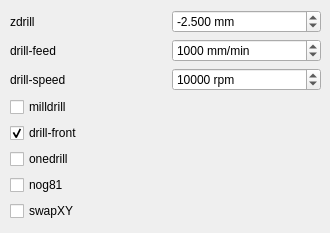
    <widget class="QWidget" name="drillTab">
     <attribute name="title">
      <string>Drill</string>
     </attribute>
     <widget class="QWidget" name="formLayoutWidget_2">
      <property name="geometry">
       <rect>
        <x>10</x>
        <y>10</y>
        <width>311</width>
        <height>214</height>
       </rect>
      </property>
      <layout class="QGridLayout" name="drillGridLayout">
       <property name="horizontalSpacing">
        <number>12</number>
       </property>
       <property name="verticalSpacing">
        <number>6</number>
       </property>
       <item row="0" column="0">
        <widget class="QLabel" name="zdrillLabel">
         <property name="toolTip">
          <string>&lt;html&gt;&lt;head/&gt;&lt;body&gt;&lt;p&gt;Z value down to which will be drilled&lt;/p&gt;&lt;/body&gt;&lt;/html&gt;</string>
         </property>
         <property name="text">
          <string>zdrill</string>
         </property>
        </widget>
       </item>
       <item row="4" column="0">
        <widget class="QCheckBox" name="drillfrontCheckBox">
         <property name="toolTip">
          <string>&lt;html&gt;&lt;head/&gt;&lt;body&gt;&lt;p&gt;Use the coordinates of the front side for drilling instead of the coordinates of the back side&lt;/p&gt;&lt;/body&gt;&lt;/html&gt;</string>
         </property>
         <property name="text">
          <string>drill-front</string>
         </property>
         <property name="checked">
          <bool>true</bool>
         </property>
        </widget>
       </item>
       <item row="3" column="0">
        <widget class="QCheckBox" name="milldrillCheckBox">
         <property name="toolTip">
          <string>&lt;html&gt;&lt;head/&gt;&lt;body&gt;&lt;p&gt;If milldrill is given, the milling head will be used to drill the holes in the PCB. Holes up to the size of the milling head will be drilled regularly (possibly creating a bigger hole than intended), the other holes are created by moving the head in circles using the feed and infeed parameters used in cutting&lt;/p&gt;&lt;p&gt;Remember that you have to set also &amp;quot;outline&amp;quot; parameters if you set this option&lt;/p&gt;&lt;/body&gt;&lt;/html&gt;</string>
         </property>
         <property name="layoutDirection">
          <enum>Qt::LeftToRight</enum>
         </property>
         <property name="text">
          <string>milldrill</string>
         </property>
         <property name="checked">
          <bool>false</bool>
         </property>
        </widget>
       </item>
       <item row="2" column="0">
        <widget class="QLabel" name="drillspeedLabel">
         <property name="toolTip">
          <string>&lt;html&gt;&lt;head/&gt;&lt;body&gt;&lt;p&gt;Spindle speed during drilling&lt;/p&gt;&lt;/body&gt;&lt;/html&gt;</string>
         </property>
         <property name="text">
          <string>drill-speed</string>
         </property>
        </widget>
       </item>
       <item row="1" column="0">
        <widget class="QLabel" name="drillfeedLabel">
         <property name="toolTip">
          <string>&lt;html&gt;&lt;head/&gt;&lt;body&gt;&lt;p&gt;Feed rate for drilling (vertical speed)&lt;/p&gt;&lt;/body&gt;&lt;/html&gt;</string>
         </property>
         <property name="text">
          <string>drill-feed</string>
         </property>
        </widget>
       </item>
       <item row="0" column="1">
        <widget class="QDoubleSpinBox" name="zdrillDoubleSpinBox">
         <property name="toolTip">
          <string>&lt;html&gt;&lt;head/&gt;&lt;body&gt;&lt;p&gt;Z value down to which will be drilled&lt;/p&gt;&lt;/body&gt;&lt;/html&gt;</string>
         </property>
         <property name="suffix">
          <string> mm</string>
         </property>
         <property name="decimals">
          <number>3</number>
         </property>
         <property name="minimum">
          <double>-1000.000000000000000</double>
         </property>
         <property name="maximum">
          <double>0.000000000000000</double>
         </property>
         <property name="singleStep">
          <double>0.050000000000000</double>
         </property>
         <property name="value">
          <double>-2.500000000000000</double>
         </property>
        </widget>
       </item>
       <item row="5" column="0">
        <widget class="QCheckBox" name="onedrillCheckBox">
         <property name="toolTip">
          <string>&lt;html&gt;&lt;head/&gt;&lt;body&gt;&lt;p&gt;Use only one drill bit size&lt;/p&gt;&lt;/body&gt;&lt;/html&gt;</string>
         </property>
         <property name="text">
          <string>onedrill</string>
         </property>
         <property name="checked">
          <bool>false</bool>
         </property>
        </widget>
       </item>
       <item row="1" column="1">
        <widget class="QSpinBox" name="drillfeedSpinBox">
         <property name="toolTip">
          <string>&lt;html&gt;&lt;head/&gt;&lt;body&gt;&lt;p&gt;Feed rate for drilling (vertical speed)&lt;/p&gt;&lt;/body&gt;&lt;/html&gt;</string>
         </property>
         <property name="suffix">
          <string> mm/min</string>
         </property>
         <property name="maximum">
          <number>10000</number>
         </property>
         <property name="singleStep">
          <number>10</number>
         </property>
         <property name="value">
          <number>1000</number>
         </property>
        </widget>
       </item>
       <item row="2" column="1">
        <widget class="QSpinBox" name="drillspeedSpinBox">
         <property name="toolTip">
          <string>&lt;html&gt;&lt;head/&gt;&lt;body&gt;&lt;p&gt;Spindle speed during drilling&lt;/p&gt;&lt;/body&gt;&lt;/html&gt;</string>
         </property>
         <property name="suffix">
          <string> rpm</string>
         </property>
         <property name="maximum">
          <number>100000</number>
         </property>
         <property name="singleStep">
          <number>500</number>
         </property>
         <property name="value">
          <number>10000</number>
         </property>
        </widget>
       </item>
       <item row="6" column="0">
        <widget class="QCheckBox" name="nog81CheckBox">
         <property name="toolTip">
          <string>&lt;html&gt;&lt;head/&gt;&lt;body&gt;&lt;p&gt;replace G81 with G0+G1. This option makes the gcode compatible with low-end cnc controllers (like grbl), but also makes it bigger and less clean&lt;/p&gt;&lt;/body&gt;&lt;/html&gt;</string>
         </property>
         <property name="text">
          <string>nog81</string>
         </property>
        </widget>
       </item>
       <item row="7" column="0">
        <widget class="QCheckBox" name="swapXYCheckBox">
         <property name="toolTip">
          <string>&lt;html&gt;&lt;head/&gt;&lt;body&gt;&lt;p&gt;replace G81 with G0+G1. This option makes the gcode compatible with low-end cnc controllers (like grbl), but also makes it bigger and less clean&lt;/p&gt;&lt;/body&gt;&lt;/html&gt;</string>
         </property>
         <property name="text">
          <string>swapXY</string>
         </property>
        </widget>
       </item>
      </layout>
     </widget>
    </widget>
